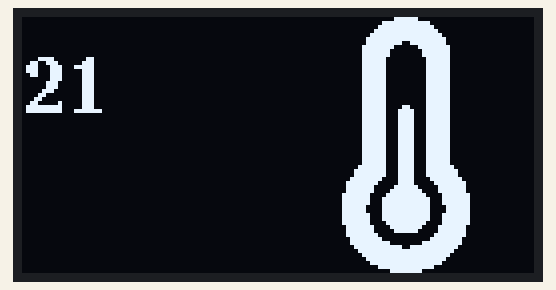
Simulated run of this sketch. Board: Arduino Uno, built with avr-gcc and run on an emulated ATmega328P. On the bench: 128×64 one-colour display.

Above: at 0.4 s.

The sketch:

Step2_Bitmap.ino
```cpp
#include <U8g2lib.h>
#include <Wire.h>
#include "temperature.h"


U8G2_SSD1306_128X64_NONAME_1_HW_I2C u8g2(U8G2_R0,U8X8_PIN_NONE);

void draw(void) {
  u8g2.drawXBMP( 0, 0, 128, 64, temperature);
  //u8g2.drawXBM( 0, 0, test_width, test_height, test_bits);
  int base_line = 15;
   u8g2.setFont(u8g2_font_ncenB14_tr);
   u8g2.drawStr(0,24,"21");
}

void setup() {
  u8g2.begin();
}

void loop() {
   u8g2.firstPage();
    do {
      draw();
    } while( u8g2.nextPage() );
}
```

Source omitted: temperature.h (data table, 6690 bytes)
